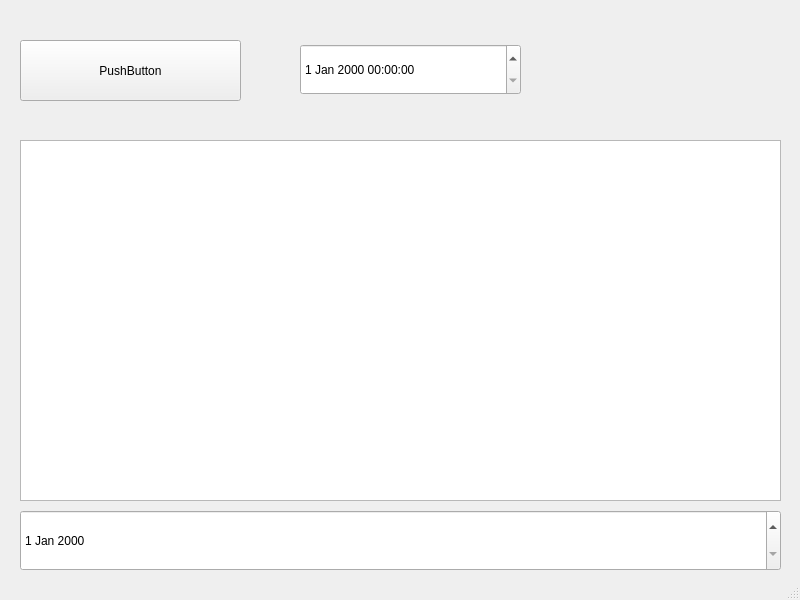
<?xml version="1.0" encoding="UTF-8"?>
<ui version="4.0">
 <class>MainWindow</class>
 <widget class="QMainWindow" name="MainWindow">
  <property name="sizePolicy">
   <sizepolicy hsizetype="Fixed" vsizetype="Fixed">
    <horstretch>0</horstretch>
    <verstretch>0</verstretch>
   </sizepolicy>
  </property>
  <property name="minimumSize">
   <size>
    <width>800</width>
    <height>600</height>
   </size>
  </property>
  <property name="maximumSize">
   <size>
    <width>800</width>
    <height>600</height>
   </size>
  </property>
  <property name="windowTitle">
   <string>MainWindow</string>
  </property>
  <widget class="QWidget" name="centralwidget">
   <widget class="QPushButton" name="pushButton_2">
    <property name="geometry">
     <rect>
      <x>20</x>
      <y>40</y>
      <width>221</width>
      <height>61</height>
     </rect>
    </property>
    <property name="text">
     <string>PushButton</string>
    </property>
   </widget>
   <widget class="QPlainTextEdit" name="plainTextEdit">
    <property name="geometry">
     <rect>
      <x>20</x>
      <y>140</y>
      <width>761</width>
      <height>361</height>
     </rect>
    </property>
   </widget>
   <widget class="QDateEdit" name="dateEdit">
    <property name="geometry">
     <rect>
      <x>20</x>
      <y>510</y>
      <width>761</width>
      <height>61</height>
     </rect>
    </property>
   </widget>
   <widget class="QDateTimeEdit" name="dateTimeEdit">
    <property name="geometry">
     <rect>
      <x>300</x>
      <y>44</y>
      <width>221</width>
      <height>51</height>
     </rect>
    </property>
   </widget>
  </widget>
  <widget class="QStatusBar" name="statusbar"/>
 </widget>
 <resources/>
 <connections>
  <connection>
   <sender>pushButton_2</sender>
   <signal>clicked()</signal>
   <receiver>plainTextEdit</receiver>
   <slot>clear()</slot>
   <hints>
    <hint type="sourcelabel">
     <x>305</x>
     <y>68</y>
    </hint>
    <hint type="destinationlabel">
     <x>305</x>
     <y>278</y>
    </hint>
   </hints>
  </connection>
 </connections>
</ui>
